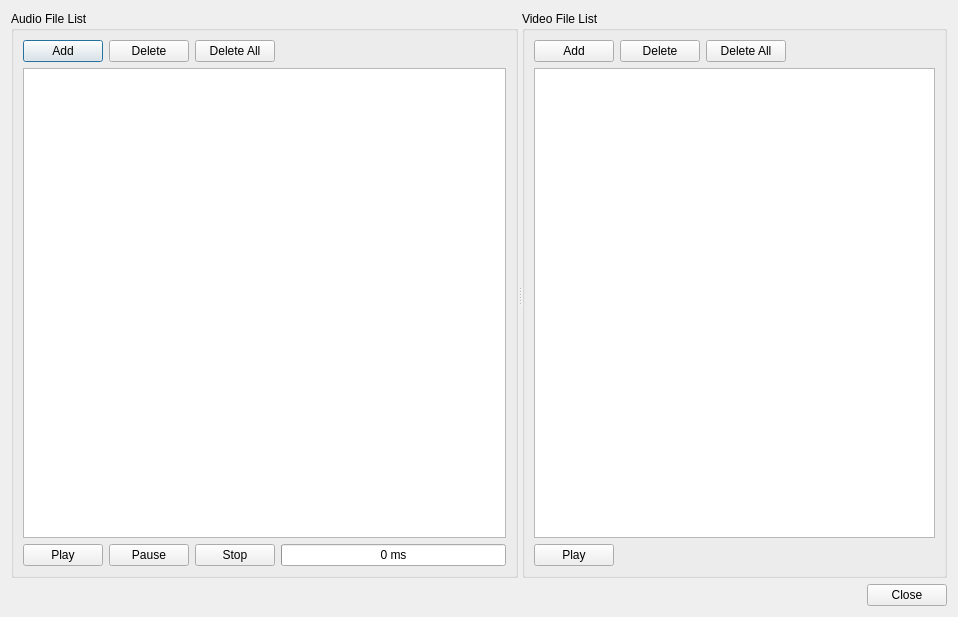
<?xml version="1.0" encoding="UTF-8"?>
<ui version="4.0">
 <class>Dialog</class>
 <widget class="QDialog" name="Dialog">
  <property name="geometry">
   <rect>
    <x>0</x>
    <y>0</y>
    <width>958</width>
    <height>617</height>
   </rect>
  </property>
  <property name="windowTitle">
   <string>Audio &amp; Video</string>
  </property>
  <layout class="QGridLayout" name="gridLayout_3">
   <item row="0" column="0">
    <layout class="QVBoxLayout" name="verticalLayout_3" stretch="1,0">
     <item>
      <widget class="QSplitter" name="splitter">
       <property name="orientation">
        <enum>Qt::Horizontal</enum>
       </property>
       <widget class="QGroupBox" name="groupBox">
        <property name="title">
         <string>Audio File List</string>
        </property>
        <layout class="QVBoxLayout" name="verticalLayout_2" stretch="0,1,0">
         <item>
          <layout class="QHBoxLayout" name="horizontalLayout">
           <item>
            <widget class="QPushButton" name="btnAddAudio">
             <property name="text">
              <string>Add</string>
             </property>
            </widget>
           </item>
           <item>
            <widget class="QPushButton" name="btnDelAudio">
             <property name="text">
              <string>Delete</string>
             </property>
            </widget>
           </item>
           <item>
            <widget class="QPushButton" name="btnDelAllAudio">
             <property name="text">
              <string>Delete All</string>
             </property>
            </widget>
           </item>
           <item>
            <spacer name="horizontalSpacer">
             <property name="orientation">
              <enum>Qt::Horizontal</enum>
             </property>
             <property name="sizeHint" stdset="0">
              <size>
               <width>40</width>
               <height>20</height>
              </size>
             </property>
            </spacer>
           </item>
          </layout>
         </item>
         <item>
          <widget class="QTableView" name="m_tblAudioFilePool"/>
         </item>
         <item>
          <layout class="QHBoxLayout" name="horizontalLayout_4" stretch="0,0,0,1">
           <item>
            <widget class="QPushButton" name="btnPlayAudio">
             <property name="text">
              <string>Play</string>
             </property>
            </widget>
           </item>
           <item>
            <widget class="QPushButton" name="btnPauseAudio">
             <property name="text">
              <string>Pause</string>
             </property>
            </widget>
           </item>
           <item>
            <widget class="QPushButton" name="btnStopAudio">
             <property name="text">
              <string>Stop</string>
             </property>
            </widget>
           </item>
           <item>
            <widget class="QProgressBar" name="progBarAudio">
             <property name="sizePolicy">
              <sizepolicy hsizetype="Preferred" vsizetype="Fixed">
               <horstretch>0</horstretch>
               <verstretch>0</verstretch>
              </sizepolicy>
             </property>
             <property name="maximum">
              <number>100</number>
             </property>
             <property name="value">
              <number>0</number>
             </property>
             <property name="textVisible">
              <bool>true</bool>
             </property>
             <property name="orientation">
              <enum>Qt::Horizontal</enum>
             </property>
             <property name="invertedAppearance">
              <bool>false</bool>
             </property>
             <property name="textDirection">
              <enum>QProgressBar::TopToBottom</enum>
             </property>
             <property name="format">
              <string>%v ms</string>
             </property>
            </widget>
           </item>
          </layout>
         </item>
        </layout>
       </widget>
       <widget class="QGroupBox" name="groupBox_2">
        <property name="title">
         <string>Video File List</string>
        </property>
        <layout class="QVBoxLayout" name="verticalLayout" stretch="0,1,0">
         <item>
          <layout class="QHBoxLayout" name="horizontalLayout_2">
           <item>
            <widget class="QPushButton" name="btnAddVideo">
             <property name="text">
              <string>Add</string>
             </property>
            </widget>
           </item>
           <item>
            <widget class="QPushButton" name="btnDelVideo">
             <property name="text">
              <string>Delete</string>
             </property>
            </widget>
           </item>
           <item>
            <widget class="QPushButton" name="btnDelAllVideo">
             <property name="text">
              <string>Delete All</string>
             </property>
            </widget>
           </item>
           <item>
            <spacer name="horizontalSpacer_2">
             <property name="orientation">
              <enum>Qt::Horizontal</enum>
             </property>
             <property name="sizeHint" stdset="0">
              <size>
               <width>37</width>
               <height>17</height>
              </size>
             </property>
            </spacer>
           </item>
          </layout>
         </item>
         <item>
          <widget class="QTableView" name="m_tblVideoFilePool"/>
         </item>
         <item>
          <layout class="QHBoxLayout" name="horizontalLayout_5">
           <item>
            <widget class="QPushButton" name="btnPlayVideo">
             <property name="text">
              <string>Play</string>
             </property>
            </widget>
           </item>
           <item>
            <spacer name="horizontalSpacer_4">
             <property name="orientation">
              <enum>Qt::Horizontal</enum>
             </property>
             <property name="sizeHint" stdset="0">
              <size>
               <width>34</width>
               <height>20</height>
              </size>
             </property>
            </spacer>
           </item>
          </layout>
         </item>
        </layout>
       </widget>
      </widget>
     </item>
     <item>
      <layout class="QHBoxLayout" name="horizontalLayout_3">
       <item>
        <spacer name="horizontalSpacer_3">
         <property name="orientation">
          <enum>Qt::Horizontal</enum>
         </property>
         <property name="sizeHint" stdset="0">
          <size>
           <width>40</width>
           <height>20</height>
          </size>
         </property>
        </spacer>
       </item>
       <item>
        <widget class="QPushButton" name="btnClose">
         <property name="text">
          <string>Close</string>
         </property>
        </widget>
       </item>
      </layout>
     </item>
    </layout>
   </item>
  </layout>
 </widget>
 <resources/>
 <connections/>
</ui>
